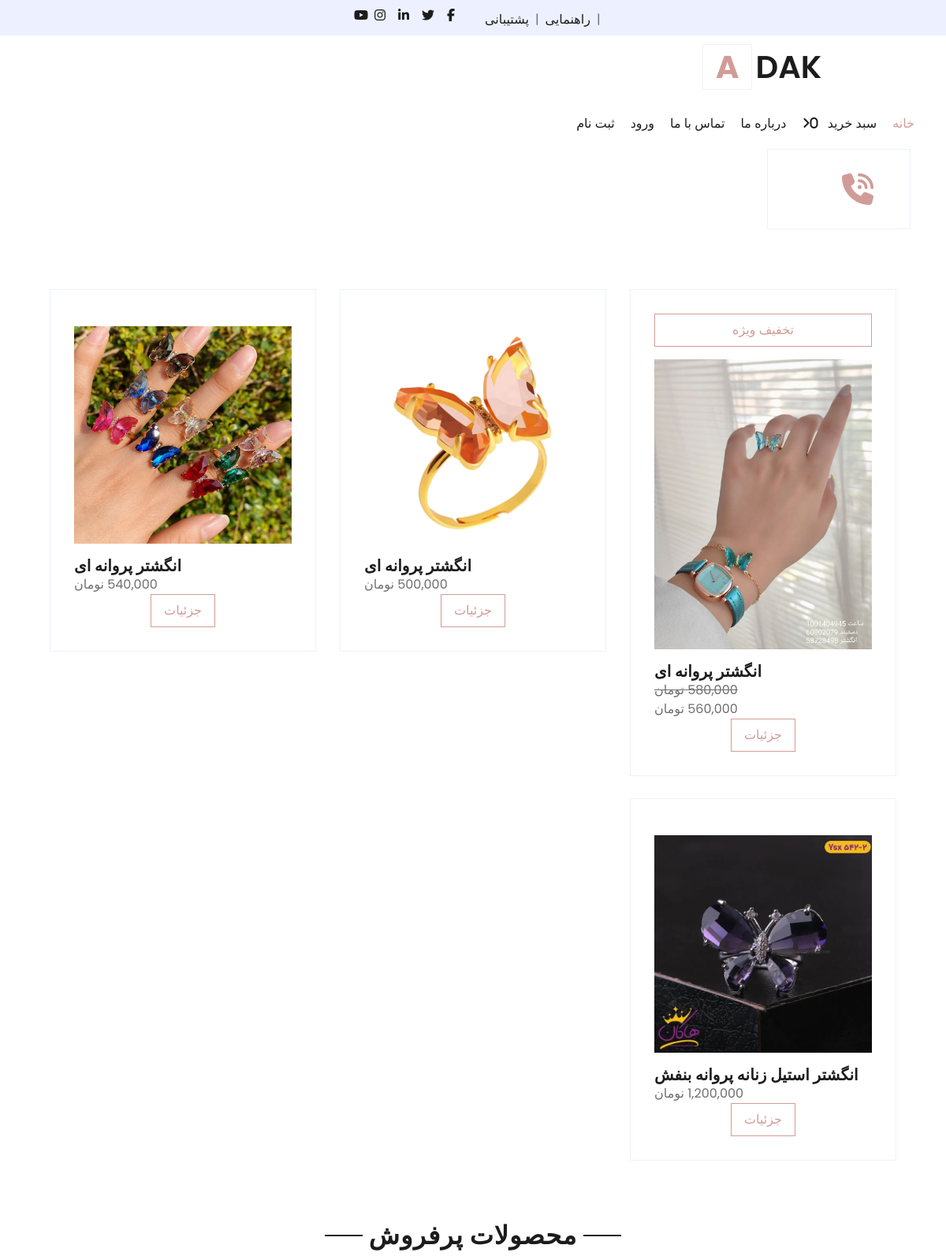
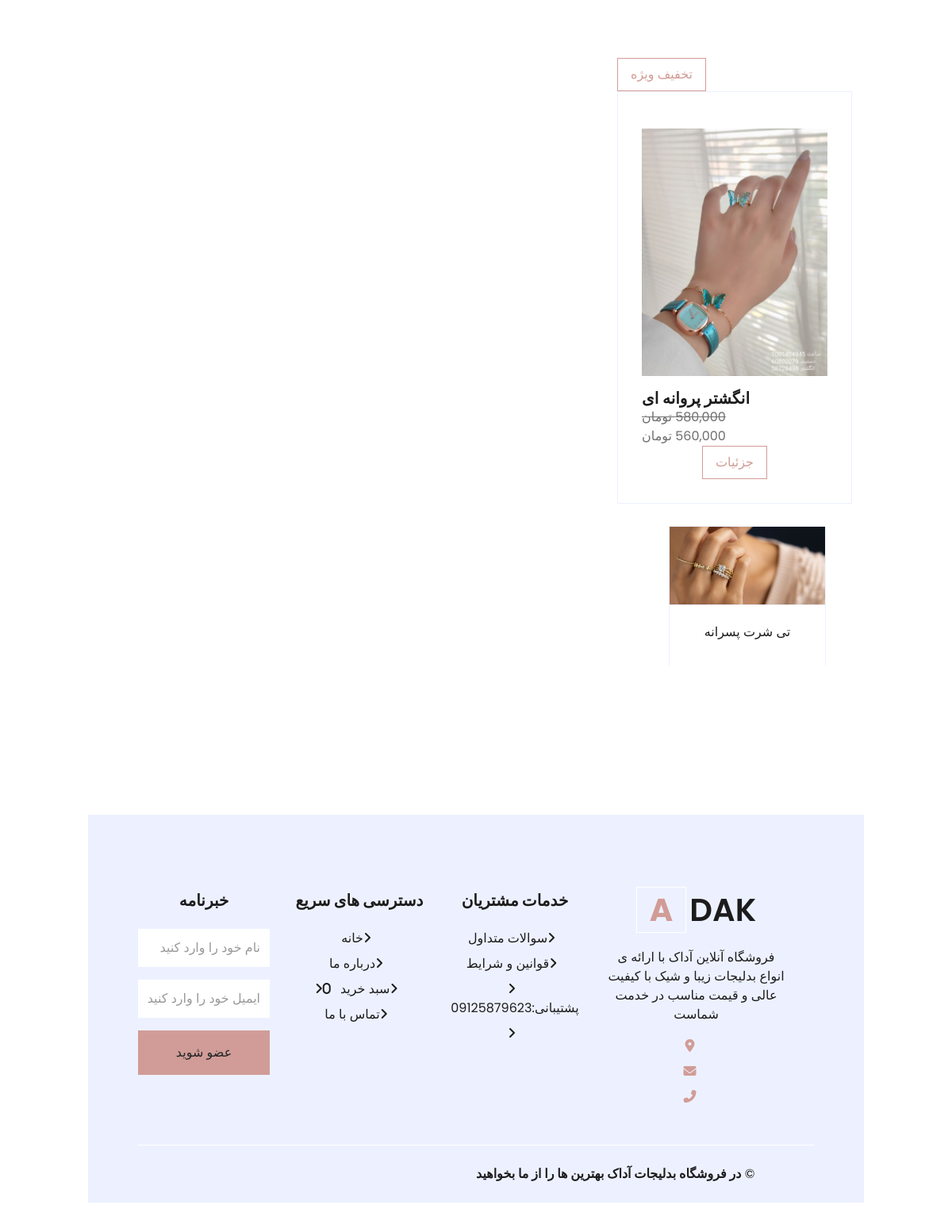
The app's page /category/انگشتر with its own data (2 pictures, top to bottom).
### shop/models.py (models this page shows, shortened)
class Product(models.Model):
    name=models.CharField(max_length=40)
    descriptions=models.CharField(max_length=500,default='',blank=True,null=True)
    price=models.DecimalField(default=0,decimal_places=0,max_digits=50)
    Category=models.ForeignKey(Category,on_delete=models.CASCADE,null=True,blank=True)
    picture=models.ImageField(upload_to='uploads/products/')
    is_sale=models.BooleanField(default=False)
    sale_price=models.DecimalField(default=0,decimal_places=0,max_digits=12)

### shop/views.py (the view)
# urls.py: path('category/<str:cat>', views.category, name="category"),
def category(request,cat):
    cat=cat.replace("-",' ')
    try:
        category = Category.objects.filter(name=cat).first()
        products = Product.objects.filter(Category_id=category.id).all()
        return render(request,'category.html',{'products':products,'category':category})
    except:
        messages.success(request,('دسته بندی وجود ندارد'))
        return redirect("home")

### cart/cart.py (called while the page is built)
    def __len__(self):
        return len(self.cart)

### cart/context_processors.py (called while the page is built)
def cart(request):
    return{'cart':Cart(request)}

### shop/templates/category.html (shortened to what this page needs)
{% load static %}
{% load humanize %}
<!DOCTYPE html>
<html lang="en">
<head>
    <link href="{% static 'https://cdnjs.cloudflare.com/ajax/libs/font-awesome/5.10.0/css/all.min.css' %}" rel="stylesheet">
    <link href="{% static 'lib/owlcarousel/assets/owl.carousel.min.css' %}" rel="stylesheet">
    <link href="{% static 'css/style.css' %}" rel="stylesheet">
</head>
<body dir="rtl">
    <div class="container-fluid">
        <div class="row bg-secondary py-2 px-xl-5">
            <div class="col-lg-6 d-none d-lg-block">
                <div class="d-inline-flex align-items-center">
                    <span class="text-muted px-2">|</span>
                    <a class="text-dark" href="">راهنمایی</a>
                    <span class="text-muted px-2">|</span>
                    <a class="text-dark" href="">پشتیبانی</a>
                </div>
            </div>
            <div class="col-lg-6 text-center text-lg-right">
                <div class="d-inline-flex align-items-center">
                    <a class="text-dark px-2" href="">
                        <i class="fab fa-facebook-f"></i>
                    </a>
                    <a class="text-dark px-2" href="">
                        <i class="fab fa-twitter"></i>
                    </a>
                    <a class="text-dark px-2" href="">
                        <i class="fab fa-linkedin-in"></i>
                    </a>
                    <a class="text-dark px-2" href="">
                        <i class="fab fa-instagram"></i>
                    </a>
                    <a class="text-dark pl-2" href="">
                        <i class="fab fa-youtube"></i>
                    </a>
                </div>
            </div>
        </div>
        <div class="row align-items-center py-3 px-xl-5">
            <div class="col-lg-3 d-none d-lg-block">
                <a href="" class="text-decoration-none">
                    <h1 class="m-0 display-5 font-weight-semi-bold"><span class="text-primary font-weight-bold border px-3 mr-1">A</span>DAK</h1>
                </a>
            </div>
            </div>
            <div class="col-lg-9"  >
                <nav class="navbar navbar-expand-lg bg-light navbar-light py-3 py-lg-0 px-0">
                    <div class="collapse navbar-collapse justify-content-center" id="navbarCollapse">
                        <div class="navbar-nav py-0">
                            <a href="{% url 'home' %}" class="nav-item nav-link active">خانه</a>
                            <a href="shop.html" class="nav-item nav-link">سبد خرید
                                <span class="fa fa-angle-right mr-2"  id="cart_quntity" >{{ cart|length }} </span>
                            </a>
                            <a href="{% url 'about' %}" class="nav-item nav-link">درباره ما</a>
                            <a href="{% url 'contact' %}" class="nav-item nav-link">تماس با ما</a>
                        </div>
                        <div class="navbar-nav ml-auto py-0">
                            {% if user.is_authenticated %}
                            <a href="{% url 'logout' %}" class="nav-item nav-link">خروج</a>
                            {% else %}
                            <a href="{% url 'login' %}" class="nav-item nav-link">ورود</a>
                            <a href="{% url 'signup' %}" class="nav-item nav-link">ثبت نام</a>
                            {% endif %}
                        </div>
                    </div>
                </nav>
            <div class="col-lg-3 col-md-6 col-sm-12 pb-1">
                <div class="d-flex align-items-center border mb-4" style="padding: 30px;">
                    <h1 class="fa fa-phone-volume text-primary m-0 mr-3"></h1>
                </div>
            </div>
        </div>
    </div>
    <div class="container-fluid pt-5">
        <div class="row px-xl-5 pb-3">
            {% for item in products %}
           {% if item.is_sale %}
            <div class="col-lg-4 col-md-6 pb-1">
                <div class="cat-item d-flex flex-column border mb-4" style="padding: 30px;">
                    <a href="" class="btn btn-outline-primary py-md-2 px-md-3">تخفیف ویژه</a>
                    <a href="" class="cat-img position-relative overflow-hidden mb-3">
                        <img class="img-fluid" src={{ item.picture.url }} alt="">
                    </a>
                    <h5 class="font-weight-semi-bold m-0">{{ item.name }}</h5>
                    <strike>{{ item.price | intcomma }} تومان</strike>
                    {{ item.sale_price | intcomma }} تومان
                    <div class="text-center"><a class="btn btn-outline-primary py-md-2 px-md-3" href="{% url 'product' item.id %}"> جزئیات</a>
                    </div>
                </div>
            </div>
            {% else %}
            <div class="col-lg-4 col-md-6 pb-1">
                <div class="cat-item d-flex flex-column border mb-4" style="padding: 30px;">
                    <a href="" class="cat-img position-relative overflow-hidden mb-3">
                        <img class="img-fluid" src={{ item.picture.url }} alt="">
                    </a>
                    <h5 class="font-weight-semi-bold m-0">{{ item.name }}</h5>
                    {{ item.price | intcomma }} نومان
                    <div class="text-center"><a class="btn btn-outline-primary py-md-2 px-md-3" href="{% url 'product' item.id %}">جزئیات</a>
                    </div>
                </div>
            </div>
            {% endif %}
            {% endfor %}
    <div class="container-fluid pt-5">
        <div class="text-center mb-4">
            <h2 class="section-title px-5"><span class="px-2">محصولات پرفروش</span></h2>
        </div>
        <div class="container-fluid pt-5">
            <div class="row px-xl-5 pb-3">
                {% for item in products %}
               {% if item.is_sale %}
                <div class="col-lg-4 col-md-6 pb-1">
                    <a href="" class="btn btn-outline-primary py-md-2 px-md-3">تخفیف ویژه</a>
                    <div class="cat-item d-flex flex-column border mb-4" style="padding: 30px;">
                        <a href="" class="cat-img position-relative overflow-hidden mb-3">
                            <img class="img-fluid" src={{ item.picture.url }} alt="">
                        </a>
                        <h5 class="font-weight-semi-bold m-0">{{ item.name }}</h5>
                        <strike>{{ item.price | intcomma }} تومان</strike>
                        {{ item.sale_price | intcomma }} تومان
                        <div class="text-center"><a class="btn btn-outline-primary py-md-2 px-md-3" href="{% url 'product' item.id %}"> جزئیات</a>
                        </div>
                    </div>
                </div>
                {% endif %}
                {% endfor %}
        <div class="row px-xl-5 pb-3">
            <div class="col-lg-3 col-md-6 col-sm-12 pb-1">
                <div class="card product-item border-0 mb-4">
                    <div class="card-header product-img position-relative overflow-hidden bg-transparent border p-0">
                        <img class="img-fluid w-100" src="static/img/55.jpg" alt="">
                    </div>
                    <div class="card-body border-left border-right text-center p-0 pt-4 pb-3">
                        <h6 class="text-truncate mb-3">تی شرت پسرانه</h6>
                </div>
            </div>
        </div>
    </div>
    <div class="container-fluid py-5">
    </div>
    {% include 'base.html' %}

### shop/templates/base.html (shortened to what this page needs)
{% load static %}
<!DOCTYPE html>
<html lang="en">
    <div class="container-fluid bg-secondary text-dark mt-5 pt-5">
        <div class="row px-xl-5 pt-5">
            <div class="col-lg-4 col-md-12 mb-5 pr-3 pr-xl-5" style="text-align: center";>
                <a href="" class="text-decoration-none">
                    <h1 class="mb-4 display-5 font-weight-semi-bold"><span class="text-primary font-weight-bold border border-white px-3 mr-1">A</span>DAK</h1>
                </a>
                <p>فروشگاه آنلاین آداک با ارائه ی انواع بدلیجات زیبا و شیک با کیفیت عالی و قیمت مناسب در خدمت شماست</p>
                <p class="mb-2"><i class="fa fa-map-marker-alt text-primary mr-3"></i></p>
                <p class="mb-2"><i class="fa fa-envelope text-primary mr-3"></i></p>
                <p class="mb-0"><i class="fa fa-phone-alt text-primary mr-3"></i></p>
            </div>
            <div class="col-lg-8 col-md-12">
                <div class="row">
                    <div class="col-md-4 mb-5">
                        <h5 class="font-weight-bold text-dark mb-4"style="text-align: center";  >خدمات مشتریان</h5>
                        <div class="d-flex flex-column justify-content-start" style="text-align: center";>
                            <a class="text-dark mb-2" href="index.html"><i class="fa fa-angle-right mr-2"></i>سوالات متداول</a>
                            <a class="text-dark mb-2" href="detail.html"><i class="fa fa-angle-right mr-2"></i>قوانین و شرایط</a>
                            <a class="text-dark mb-2" href="cart.html"><i class="fa fa-angle-right mr-2"></i>پشتیبانی:09125879623</a>
                            <a class="text-dark" href="contact.html"><i class="fa fa-angle-right mr-2"></i></a>
                        </div>
                    </div>
                    <div class="col-md-4 mb-5">
                        <h5 class="font-weight-bold text-dark mb-4" style="text-align: center";>دسترسی های سریع</h5>
                        <div class="d-flex flex-column justify-content-start" style="text-align: center";>
                            <a class="text-dark mb-2" href="{% url 'home' %}"><i class="fa fa-angle-right mr-2"></i>خانه</a>
                            <a class="text-dark mb-2" href="{% url 'about' %}"><i class="fa fa-angle-right mr-2"></i>درباره ما</a>
                            <a class="text-dark mb-2" href="{% url 'cart_summery' %}"><i class="fa fa-angle-right mr-2"></i>سبد خرید
                                <span class="fa fa-angle-right mr-2"  id="cart_quntity" >{{ cart|length }} </span>
                            </a>
                            <a class="text-dark" href="{% url 'contact' %}"><i class="fa fa-angle-right mr-2"></i>تماس با ما</a>
                        </div>
                    </div>
                    <div class="col-md-4 mb-5">
                        <h5 class="font-weight-bold text-dark mb-4" style="text-align: center";>خبرنامه</h5>
                        <form action="">
                            <div class="form-group">
                                <input type="text" class="form-control border-0 py-4" placeholder="نام خود را وارد کنید" required="required" />
                            </div>
                            <div class="form-group">
                                <input type="email" class="form-control border-0 py-4" placeholder="ایمیل خود را وارد کنید"
                                    required="required" />
                            </div>
                            <div>
                                <button class="btn btn-primary btn-block border-0 py-3" type="submit">عضو شوید</button>
                            </div>
                        </form>
                    </div>
                </div>
            </div>
        </div>
        <div class="row border-top border-light mx-xl-5 py-4">
            <div class="col-md-6 px-xl-0" >
                <p class="mb-md-0 text-center text-md-left text-dark" style="text-align: center";>
                    &copy; <a class="text-dark font-weight-semi-bold" href="#">  در فروشگاه بدلیجات آداک </a>
                    <a class="text-dark font-weight-semi-bold" href="https://htmlcodex.com">بهترین ها را از ما بخواهید</a>
                </p>
            </div>
            <div class="col-md-6 px-xl-0 text-center text-md-right">
            </div>
        </div>
    </div>
</body>
</html>

### records on screen
Product: picture (picture), name "انگشتر پروانه ای", price "580,000", sale_price "560,000"
Product: picture (picture), name "انگشتر پروانه ای"
Product: picture (picture), name "انگشتر پروانه ای"
Product: picture (picture), name "انگشتر استیل زنانه پروانه بنفش"

### other values on screen
{{ cart|length }} "0"
